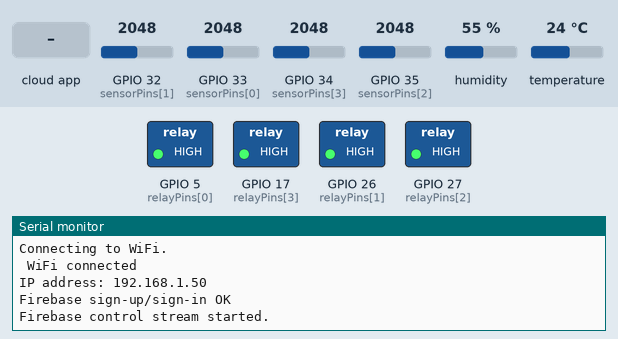
Recording of a sketch running on a simulated ESP32. Shown: switched loads named in the sketch (green lamp = pin HIGH), the last lines printed to the serial monitor. The inputs (shaded band) are chosen by the test bench; at power-on: GPIO 32 (sensorPins[1]) = 2048, GPIO 33 (sensorPins[0]) = 2048, GPIO 34 (sensorPins[3]) = 2048, GPIO 35 (sensorPins[2]) = 2048, humidity 55 %, temperature 24 °C. WiFi joins after 1.5 s; servers stay silent unless stated; the local clock reads 2024-03-15 10:24:30 at power-on unless the sketch sets it.

Above: at 3.3 s.
3.4 s: the phone or cloud app sets mode to EMAIL_EXISTS
At 4.3 s:
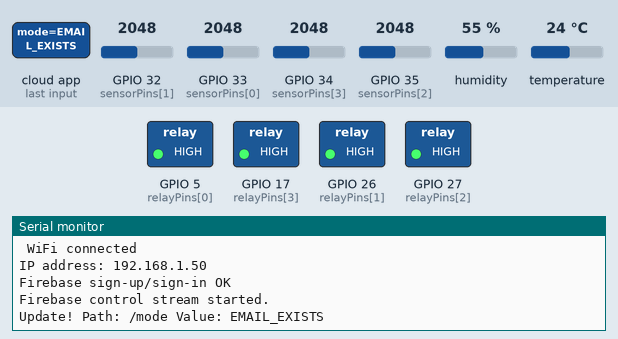
6.8 s: the phone or cloud app sets mode to ON
At 8.0 s:
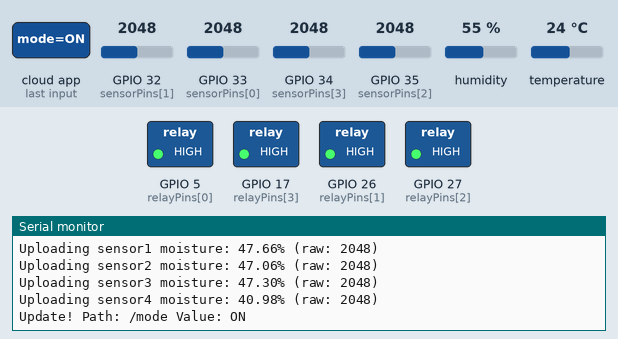
8.3 s: the phone or cloud app sets mode to Auto
At 9.3 s:
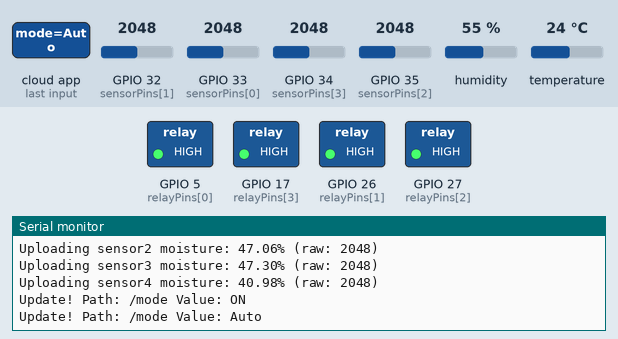
Timing chart, 0 to 11.3 s (numbered marks = the images above; inputs shaded):
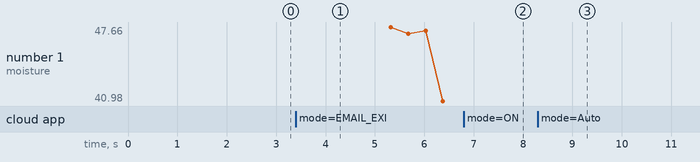

The sketch:

NewESP32.ino
```cpp
/* Include necessary libraries */
#include <Arduino.h>
#include <WiFi.h>
#include <Firebase_ESP_Client.h>
#include "addons/TokenHelper.h"
#include "addons/RTDBHelper.h"
#include <DHT.h>
#include <time.h>

/* WiFi and Firebase credentials */
#define WIFI_SSID "*******" /* My WIFI credentials were removed for privacy purposes */
#define WIFI_PASSWORD "*******" /* My WIFI credentials were removed for privacy purposes */
#define API_KEY "*******" /* My FIREBASE credentials were removed for privacy purposes */
#define DATABASE_URL "*******" /* My FIREBASE credentials were removed for privacy purposes */

/* Firebase objects for handling data and authentication */
FirebaseData fbdo_stream;   /* Stream object for listening to data changes */
FirebaseData fbdo_upload;   /* Object for uploading sensor data */
FirebaseAuth auth;          /* Authentication object */
FirebaseConfig config;      /* Configuration object */

/* Define pins for relays and sensors */
const int relayPins[4] = {5, 26, 27, 17};       /* Relay control pins */
const int sensorPins[4] = {33, 32, 35, 34};     /* Soil moisture sensor pins */
const String sensorNames[4] = {"sensor1", "sensor2", "sensor3", "sensor4"}; /* Sensor identifiers */

/* Moisture calibration data */
float minMoisture[4] = {2933.0, 2919.0, 2943.0, 2741.0};
float maxMoisture[4] = {1076.0, 1068.0, 1051.0, 1050.0};
float thresholds[4] = {0.0, 0.0, 0.0, 0.0};         /* Thresholds for auto-watering */
float lastMoistureValues[4] = {0.0, 0.0, 0.0, 0.0}; /* Last recorded moisture values */

/* Timing variables for sensor updates */
unsigned long lastSensorUpdateMillis = 0;
const unsigned long sensorUpdateInterval = 5000; /* Update every 5 seconds */

/* Relay control variables */
String mode = "Manual";                            /* Operation mode */
String relayStates[4] = {"OFF", "OFF", "OFF", "OFF"}; /* Relay states */
bool autoRelayActive[4] = {false, false, false, false}; /* Auto watering state */
unsigned long autoRelayStartTime[4] = {0, 0, 0, 0};     /* Start time for auto watering */
const unsigned long autoRelayDuration = 2000;          /* Duration of auto watering (2 seconds) */

/* DHT11 sensor setup */
#define DHTPIN 14
#define DHTTYPE DHT11
DHT dht(DHTPIN, DHTTYPE);
float tempC = 0.0, hum = 0.0, HIC = 0.0;
float lastTemp = 0.0, lastHum = 0.0, lastHIC = 0.0;
const float dhtChangeThreshold = 5.0; /* Minimum change for uploading DHT data */

/* Flag to indicate successful Firebase authentication */
bool signupOK = false;

/* Function to normalize moisture readings to percentage */
float normalize(float raw, int sensorIndex) {
  return constrain((raw - minMoisture[sensorIndex]) / (maxMoisture[sensorIndex] - minMoisture[sensorIndex]) * 100.0, 0.0, 100.0);
}

void setup() {
  Serial.begin(115200);

  /* Initialize pins */
  for (int i = 0; i < 4; i++) {
    pinMode(relayPins[i], OUTPUT);
    digitalWrite(relayPins[i], HIGH); /* Turn off relays */
    pinMode(sensorPins[i], INPUT);    /* Set sensor pins as input */
  }

  dht.begin(); /* Start DHT sensor */

  /* Connect to WiFi */
  WiFi.begin(WIFI_SSID, WIFI_PASSWORD);
  Serial.print("Connecting to WiFi");
  while (WiFi.status() != WL_CONNECTED) {
    Serial.print(".");
    delay(2000);
  }
  Serial.println("\n WiFi connected");
  Serial.println("IP address: " + WiFi.localIP().toString());

  configTime(0, 0, "pool.ntp.org"); /* Synchronize time using NTP */

  /* Setup Firebase configuration */
  config.api_key = API_KEY;
  config.database_url = DATABASE_URL;
  config.token_status_callback = tokenStatusCallback;

  /* Set Firebase user credentials */
  auth.user.email = "testuser@example.com";
  auth.user.password = "test1234";

  Firebase.begin(&config, &auth);
  Firebase.reconnectWiFi(true);

  /* Sign up or sign in to Firebase */
  if (Firebase.signUp(&config, &auth, auth.user.email, auth.user.password)) {
    signupOK = true;
    Serial.println("Firebase sign-up/sign-in OK");
  } else {
    Serial.println("Firebase sign-up failed: " + String(config.signer.signupError.message.c_str()));
    if (config.signer.signupError.message == "EMAIL_EXISTS") {
      Serial.println("User already exists. Proceeding...");
      signupOK = true;
    }
  }

  /* Start Firebase stream for control commands */
  if (signupOK) {
    if (Firebase.RTDB.beginStream(&fbdo_stream, "/control/")) {
      Serial.println("Firebase control stream started.");
    } else {
      Serial.println("Failed to start stream: " + fbdo_upload.errorReason());
    }
  }
}

void loop() {
  /* Reconnect to WiFi if disconnected */
  if (WiFi.status() != WL_CONNECTED) {
    Serial.println("WiFi disconnected. Reconnecting...");
    WiFi.reconnect();
    delay(2000);
  }

  /* Handle incoming Firebase stream updates */
  if (Firebase.ready() && signupOK) {
    if (Firebase.RTDB.readStream(&fbdo_stream)) {
      if (fbdo_stream.streamAvailable()) {
        String path = fbdo_stream.dataPath();
        String valueStr = fbdo_stream.stringData();
        float valueFloat = fbdo_stream.floatData();
        Serial.println("Update! Path: " + path + " Value: " + valueStr);

        /* Update mode or relay states */
        if (path == "/mode") {
          mode = valueStr;
        } else if (path.startsWith("/relayStates/")) {
          String sensorName = path.substring(strlen("/relayStates/"));
          for (int i = 0; i < 4; i++) {
            if (sensorName == sensorNames[i]) {
              relayStates[i] = valueStr;
              digitalWrite(relayPins[i], (valueStr == "ON") ? LOW : HIGH);
            }
          }
        } else if (path.startsWith("/thresholds/")) {
          /* Update moisture thresholds */
          String sensorName = path.substring(strlen("/thresholds/"));
          for (int i = 0; i < 4; i++) {
            if (sensorName == sensorNames[i]) {
              thresholds[i] = valueFloat;
              Serial.printf("Threshold updated: %s = %.2f\n", sensorName.c_str(), thresholds[i]);

              /* Activate relay immediately if in Auto mode and moisture is low */
              if (mode == "Auto") {
                int raw = analogRead(sensorPins[i]);
                float moisture = normalize(raw, i);
                Serial.printf("Moisture: %.2f%% | Threshold: %.2f%% for %s\n", moisture, thresholds[i], sensorNames[i].c_str());
                if (moisture < thresholds[i] && !autoRelayActive[i]) {
                  digitalWrite(relayPins[i], LOW);
                  relayStates[i] = "ON";
                  autoRelayActive[i] = true;
                  autoRelayStartTime[i] = millis();
                  lastMoistureValues[i] = moisture;
                  Firebase.RTDB.setFloat(&fbdo_upload, "/moisture/" + sensorNames[i], moisture);
                  Firebase.RTDB.setString(&fbdo_upload, "/control/relayStates/" + sensorNames[i], "ON");
                  Serial.printf("%s relay activated immediately due to threshold update\n", sensorNames[i].c_str());
                }
              }
            }
          }
        }
      }
    }
  }

  /* Periodic sensor reading and data upload */
  if (millis() - lastSensorUpdateMillis > sensorUpdateInterval) {
    lastSensorUpdateMillis = millis();

    /* Read DHT11 data */
    tempC = dht.readTemperature();
    hum = dht.readHumidity();
    if (!isnan(tempC) && !isnan(hum)) {
      HIC = dht.computeHeatIndex(tempC, hum, false);
      float tempDiff = abs(tempC - lastTemp);
      float humDiff = abs(hum - lastHum);
      float hicDiff = abs(HIC - lastHIC);

      /* Upload only if there is significant change */
      if (tempDiff >= (lastTemp * dhtChangeThreshold / 100.0) ||
          humDiff >= (lastHum * dhtChangeThreshold / 100.0) ||
          hicDiff >= (lastHIC * dhtChangeThreshold / 100.0)) {

        FirebaseJson json;
        json.set("temperature", tempC);
        json.set("humidity", hum);
        json.set("heatIndex", HIC);

        time_t now = time(nullptr);
        json.set("timestamp", now);

        Firebase.RTDB.setJSON(&fbdo_upload, "/atmospheric", &json);
        Firebase.RTDB.setJSON(&fbdo_upload, "/logs/atmospheric/" + String(now), &json);

        Serial.printf("Temp: %.2f°C  Humidity: %.2f%%  Heat Index: %.2f°C\n", tempC, hum, HIC);

        lastTemp = tempC;
        lastHum = hum;
        lastHIC = HIC;
      }
    } else {
      Serial.println("Failed to read from DHT11 sensor");
    }

    /* Read and upload soil moisture data */
    for (int i = 0; i < 4; i++) {
      int raw = analogRead(sensorPins[i]);
      float moisture = normalize(raw, i);
      float diff = abs(moisture - lastMoistureValues[i]);

      /* Upload if moisture changed significantly */
      if (diff >= 1.0) {
        Serial.printf("Uploading %s moisture: %.2f%% (raw: %d)\n", sensorNames[i].c_str(), moisture, raw);

        Firebase.RTDB.setFloat(&fbdo_upload, "/moisture/" + sensorNames[i], moisture);

        FirebaseJson logEntry;
        time_t now = time(nullptr);
        logEntry.set("value", moisture);
        logEntry.set("timestamp", now);
        Firebase.RTDB.setJSON(&fbdo_upload, "/logs/" + sensorNames[i] + "/" + String(now), &logEntry);

        lastMoistureValues[i] = moisture;
        delay(50);
      }

      /* Auto mode watering logic */
      if (mode == "Auto") {
        if (moisture < thresholds[i]) {
          if (!autoRelayActive[i]) {
            digitalWrite(relayPins[i], LOW);
            relayStates[i] = "ON";
            autoRelayActive[i] = true;
            autoRelayStartTime[i] = millis();
            Firebase.RTDB.setString(&fbdo_upload, "/control/relayStates/" + sensorNames[i], "ON");
            Serial.printf("%s relay activated for timed watering\n", sensorNames[i].c_str());
            delay(50);
          }
        }
      }
    }
  }

  /* Stop auto watering after the duration expires */
  for (int i = 0; i < 4; i++) {
    if (autoRelayActive[i] && millis() - autoRelayStartTime[i] >= autoRelayDuration) {
      digitalWrite(relayPins[i], HIGH);
      relayStates[i] = "OFF";
      autoRelayActive[i] = false;
      Firebase.RTDB.setString(&fbdo_upload, "/control/relayStates/" + sensorNames[i], "OFF");
      Serial.printf("%s watering complete (relay OFF)\n", sensorNames[i].c_str());
      delay(50);
    }
  }
}
```

Measured:
- after the input at 3.4 s, the serial monitor: prints a new line at once (image 1)
- after the input at 6.8 s, the serial monitor: prints a new line at once (image 2)
- after the input at 8.3 s, the serial monitor: prints a new line at once (image 3)
